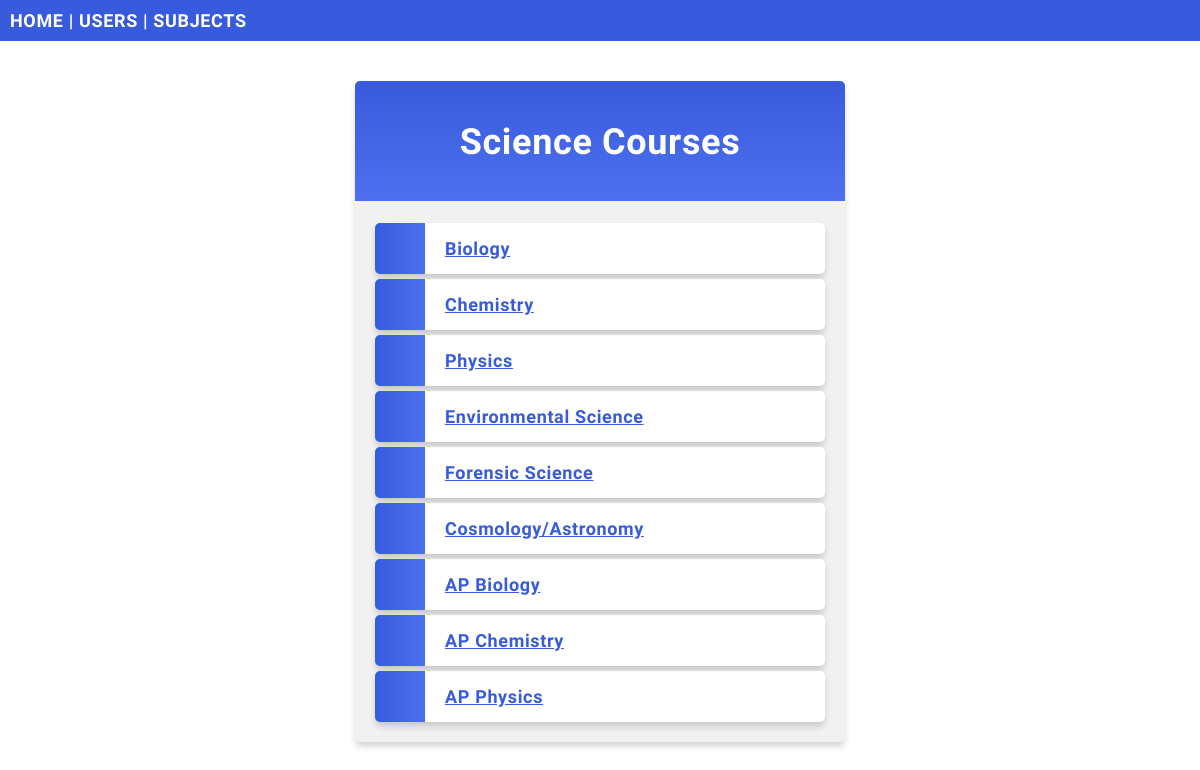
Screenshot of /subjects/subjectDetails/Science with the database file from the repository.
### users/models.py (models this page shows, shortened)
class CoreSubject(models.Model):
    subject = models.CharField("Core Subject", max_length = 75)
    courses = models.ManyToManyField(Course, null = True, blank = True)

class Course(models.Model):
    course_name = models.CharField("Course", max_length = 75)
    all_tickets = models.ManyToManyField(Ticket, null = True, blank=True)
    description = models.CharField("Description", max_length = 300)

### users/views.py (the view)
# urls.py: path('subjects/subjectDetails/<str:subject>', views.subjectDetails, name = "Subject Details"),
def subjectDetails(request, subject):
    core_subject = CoreSubject.objects.get(subject=subject)
    courses = core_subject.courses.all()
    template = loader.get_template('subjects_details.html')
    context = {
        'subject': core_subject,
        'courses': courses,
    }
    return HttpResponse(template.render(context, request))

### users/templates/subjects_details.html (shortened to what this page needs)
{% extends "master.html" %}
{% block content %}
  <div class = "mycard">
  <h1>{{ subject.subject }} Courses</h1>
  <ul>
    {% for course in courses %}
      <li><a href="{{ subject.subject}}/{{ course.course_name }}">{{ course.course_name }}</a></li>
    {% endfor %}
  </ul>
  </div>
{% endblock %}

### users/static/myfirst.css (style rules this page uses)
body { margin:0; font: 600 18px 'Source Sans Pro', sans-serif; letter-spacing: 0.64px; color: #585d74; }
.mycard { background-color: #f1f1f1; background-image: linear-gradient(to bottom, #375BDC, #4D70EF); background-size: 100% 120px; background-repeat: no-repeat; margin: 40px auto; width: 450px; border-radius: 5px; box-shadow: 0 5px 7px -1px rgba(51, 51, 51, 0.23); padding: 20px; }
.mycard h1 { text-align: center; color:#ffffff; margin:20px 0 60px 0; }
ul { list-style-type: none; padding: 0; margin: 0; }
li { background-color: #ffffff; background-image: linear-gradient(to right, #375BDC, #4D70EF); background-size: 50px 800px; background-repeat: no-repeat; cursor: pointer; transition: transform .25s; border-radius: 5px; box-shadow: 0 5px 7px -1px rgba(51, 51, 51, 0.23); padding: 15px; padding-left: 70px; margin-top: 5px; }
a:link, a:visited { color: #375BDC; }

### rows the page displays
CoreSubject: subject "Science"
Course: course_name "Biology"
Course: course_name "Chemistry"
Course: course_name "Physics"
Course: course_name "Environmental Science"
Course: course_name "Forensic Science"
Course: course_name "Cosmology/Astronomy"
Course: course_name "AP Biology"
Course: course_name "AP Chemistry"
Course: course_name "AP Physics"
